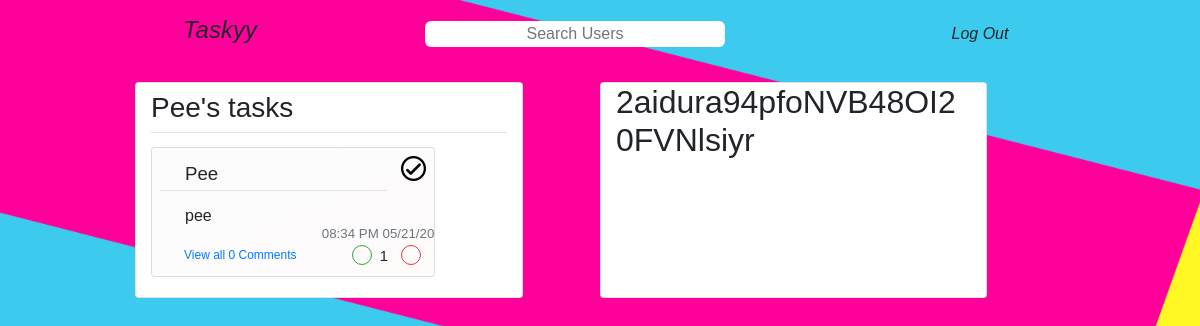
Page /account/4 (signed in) on the committed database.
### mainapp/models.py (models this page shows, shortened)
class User(db.Model, UserMixin):
    id = db.Column(db.Integer, primary_key=True)
    username = db.Column(db.String(20), unique=True, nullable=False )
    email = db.Column(db.String(120), unique=True, nullable=False)
    password = db.Column(db.String(60), nullable=False)
    image_file = db.Column(db.String(20), nullable=False, default='dflt.jpg')
    posts = db.relationship('Post', backref='author', lazy=True)
    likes = db.relationship('Likes', backref='liker', lazy=True)
    comments = db.relationship('Comment', backref='commentor', lazy=True)
    friends = db.relationship('Friends', backref='root_friend', lazy=True)
    lists = db.relationship('List', backref='lists', lazy=True)

class Post(db.Model):
    id = db.Column(db.Integer, primary_key=True)
    title = db.Column(db.String(100), nullable=False)
    content = db.Column(db.String(500), nullable=False)
    user_id = db.Column(db.Integer, db.ForeignKey('user.id'), nullable=False)
    date_posted = db.Column(db.DateTime, nullable=False, default=datetime.utcnow)
    date_due = db.Column(db.DateTime, nullable=True)
    list = db.Column(db.Integer, db.ForeignKey('list.id'), nullable=False)
    comments = db.relationship('Comment', backref='comments', lazy=True)
    likes = db.Column(db.Integer, nullable=False, default=0)
    private = db.Column(db.Boolean, nullable=False)

### mainapp/routes.py (the view)
@app.route('/account/<account_id>', methods=['GET','POST'])
@login_required
def account(account_id):
    title = 'Hello'
    localtimes = {}
    mytasklocaltimes = {}
    if current_user.is_authenticated:
        title = 'Wacky Schemes'
        tasks=Post.query.filter(Post.user_id != current_user.id).all()
        mytasks = Post.query.filter_by(user_id=current_user.id).all()
    else:
        tasks = []
        mytasks=[]
    tasklikes = {}
    if tasks:
        for task in tasks:
            likecount = len(Likes.query.filter_by(post_id=task.id).all()) - len(Dislikes.query.filter_by(post_id=task.id).all())
            tasklikes.update({task.id : likecount})
            localtimes.update({task.id : datetime_from_utc_to_local(task.date_posted)})
    if mytasks:
        for task in mytasks:
            likecount = len(Likes.query.filter_by(post_id=task.id).all()) - len(Dislikes.query.filter_by(post_id=task.id).all())
            tasklikes.update({task.id : likecount})
            localtimes.update({task.id : datetime_from_utc_to_local(task.date_posted)})
    likes = {}
    if tasks:
        for task in tasks:
            if Likes.query.filter(Likes.user_id==current_user.id).filter(Likes.post_id==task.id).first():
                likes.update({task.id : 1})
            elif Dislikes.query.filter(Dislikes.user_id==current_user.id).filter(Dislikes.post_id==task.id).first():
                likes.update({task.id :-1})
            else:
                likes.update({task.id : 0})
    if mytasks:
        for task in mytasks:
            if Likes.query.filter(Likes.user_id==current_user.id).filter(Likes.post_id==task.id).first():
                likes.update({task.id : 1})
            elif Dislikes.query.filter(Dislikes.user_id==current_user.id).filter(Dislikes.post_id==task.id).first():
                likes.update({task.id :-1})
            else:
                likes.update({task.id : 0})
    account = User.query.get_or_404(account_id)
    image_file = url_for('static', filename='pfps/'+current_user.image_file)
    return render_template('account.html', title=account.username+"'s tasks", page='account', localtimes = localtimes ,tasks=tasks, likes=likes, tasklikes=tasklikes, image_file=image_file, account=account, mytasklocaltimes=localtimes,  mytasks=tasks)

### mainapp/models.py (called while the page is built)
@login_manager.user_loader
def load_user(user_id):
    return User.query.get(int(user_id))

### mainapp/routes.py (called while the page is built)
def datetime_from_utc_to_local(utc_datetime):
    now_timestamp = time.time()
    offset = datetime.fromtimestamp(now_timestamp) - datetime.utcfromtimestamp(now_timestamp)
    return utc_datetime + offset

### mainapp/templates/account.html
{% extends 'layout.html' %}
{% block content %}
    <div class="buffer" style=" height: 10.2vh"></div>
    <div class=" container-fluid " style="width:80%;">
        <div class="row" style="margin:auto;">
          <div class="card col-md-5 ">
            <h3 class="mt-2">{{account.username}}'s tasks</h3>
            <hr style="margin:0 0 5px 0;">
            <div class="mt-4" style="width:80%;">
              {% for task in account.posts %}
              {% include 'singlepost.html' %}
              {% endfor %}
            </div>
          </div>
          <div class="col-md-1">
          </div>
          <div class="card col-md-5 ">
            <h2>2aidura94pfoNVB48OI20FVNlsiyr</h2>
          </div>
        </div>
    </div>
{% endblock content %}

### mainapp/templates/singlepost.html (shortened to what this page needs)
<div class="card" id='tasksection{{task.id}}'style="margin-top:-15px; margin-bottom:20px; {% if not page %} margin-left:2%; {% endif %} width:100%;background: linear-gradient(to bottom right, rgb(252, 252, 252),rgba(194, 51, 37, 0.02))">
  <div class="mt-2 mr-2" style="margin-bottom:-30px;">
  {% if task.content == 'Completed' %}
    <img  style="float:right; width:25px;" id='buttonimg{{task.id}}' src="{{url_for('static', filename='assets/x.png')}}">
  {% else %}
    <img style="float:right; width:25px;" id='buttonimg{{task.id}}' src="{{url_for('static', filename='assets/check.png')}}">
  {% endif %}
</div>
    <div class=" mt-2 ml-2 " style="margin-bottom:30px;">
      <a style="text-decoration: none; color:inherit"href="{{url_for('post', post_id=task.id)}}">
      <div class="" style=" display:flex; flex-direction:row;">
      <section style="width:70%; margin-left:25px; margin-bottom: 0px; line-height:20px; margin-top:5px;">
        <p class="task-author"style="  color:inherit; text-decoration:none;">
          {{task.author.username}}
        </p>
        <hr style="margin: -10px -5% 15px -25px;">
        <p class="task-title"style="  color:inherit; text-decoration:none;">
          {{task.title}}
        </p>
      </section>
      </div>
    </a>
    <div class="" style="position:absolute;  right:20px; ">
      <div class="" style="position:relative; bottom:0px; right:-10px;">
      <ul class='upvotebuttons'style=" list-style-type:none; display: flex; flex-direction:row">
        <li>
        {%if likes[task.id] == 1 %}
        <li>
          <a href="#" class="mr-1 btn btn-outline-success btn-sm upvotebutton" value="1" id="upvote{{task.id}}" task_id="{{task.id}}" style="background-color:green; height:20px; width:20px; border-radius:50%; text-decoration:none; color:green;" ></a>
        </li>
        <li style="width:25px;">
        <p class="mr-1 ml-1" id="like{{task.id}}" style="margin-top:3px; font-size:11pt;">{{tasklikes[task.id]}}</p>
      </li>
        <li>
          <a href="#" class="downvotebutton btn btn-sm btn-outline-danger" value="0" id="downvote{{task.id}}" task_id="{{task.id}}" style="height:20px; width:20px; border-radius:50%; text-decoration: none; color: red" ></a>
        </li>
        {% else %}
        <li>
          <a href="#" class="mr-1 btn btn-outline-success btn-sm upvotebutton" value="0" id="upvote{{task.id}}" task_id="{{task.id}}" style="height:20px; width:20px; border-radius:50%; text-decoration:none; color:green;" ></a>
        </li>
        <li style="width:25px;">
        <p class="mr-1 ml-1" id="like{{task.id}}" style="margin-top:3px; font-size:11pt;">{{tasklikes[task.id]}}</p>
      </li>
        <li>
          <a href="#" class="downvotebutton btn btn-sm btn-outline-danger" value="0" id="downvote{{task.id}}" task_id="{{task.id}}" style="height:20px; width:20px; border-radius:50%; text-decoration: none; color: red" ></a>
        </li>
        {% endif %}
      </ul>
    </div>
        <div style="position:relative; bottom:75px; left:20px">
          <p class="text-muted" style=" font-size:10pt; margin-bottom:5px;">{{localtimes[task.id].strftime('%I:%M %p %x')}}</p>
        </div>
      </div>
      <div  style="margin-bottom:-20px;"class="ml-4 comment-hidden" id="task_id{{task.id}}">
          <a style="font-size:9pt; text-decoration:none;" class="make-comment" href="{{url_for('post', post_id=task.id)}}">View all {{(task.comments) | length}} Comments</a>
      </div>
</div>
</div>

### mainapp/static/stylesheets/singlepost.css (style rules this page uses)
.comment-hidden { margin-bottom: ; }
.comment-hidden .make-comment { visibility: visible; }

### mainapp/static/stylesheets/home.css (style rules this page uses)
div { font-family: "Gill Sans MT", sans-serif; }
.buffer { height: 10.2vh; }
.upvotebuttons { top: 140px; }
html, body { max-width: 100%; overflow-x: hidden; }
p { font-family: "Gill Sans MT", sans-serif; font-weight: 200; }
.task-title { font-size: 12pt; }
.task-author { font-size: 14pt; }

### rows in the picture
User: username "Pee"
Post: author.username "Pee", title "pee", id "1", id "08:34 PM 05/21/20", comments "0"
